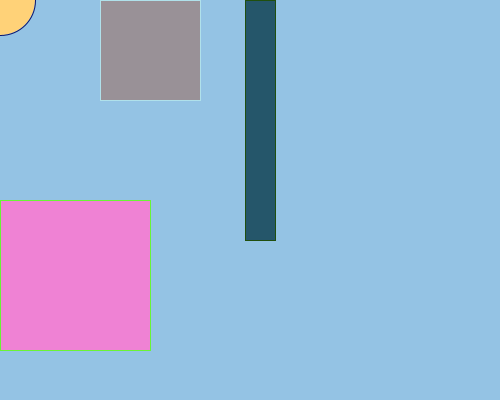
Frame 1 (no input)
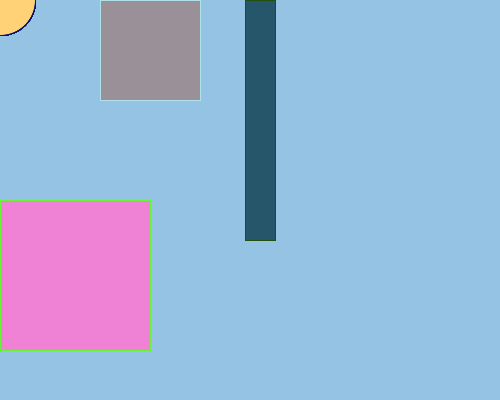
Frame 60 (the mouse pressed at the canvas centre just before this capture)
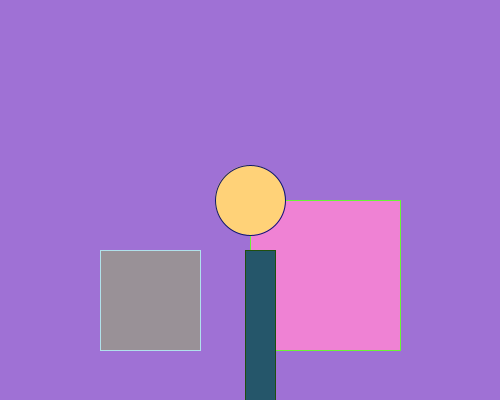
Frame 120 (the mouse held since frame 60 and released just before this capture)

The Processing sketch that drew these frames (run headless with seeded random() and noise(); from frame 60 on, the mouse is pressed at the canvas centre):

// Processing sketch: Processing
// ── Processing.pde
void setup() {
  size(500, 400);
  background(148,195,228);
}

void draw() {
  if (mousePressed) {
    background(159,113,213);
  }

  stroke(106,244,53);
  fill(239,130,212);
  rect(mouseX, 200, 150, 150);
  
  stroke(32,79,14);
  fill(37,86,106);
  rect(245, mouseX, 30, 240);
  
  stroke(11,21,108);
  fill(255, 210, 120);
  ellipse(mouseX, mouseY, 70, 70);
  
  stroke(176,225,235);
  fill(153,145,151);
  rect(100, mouseX, 100, 100);
  
}
